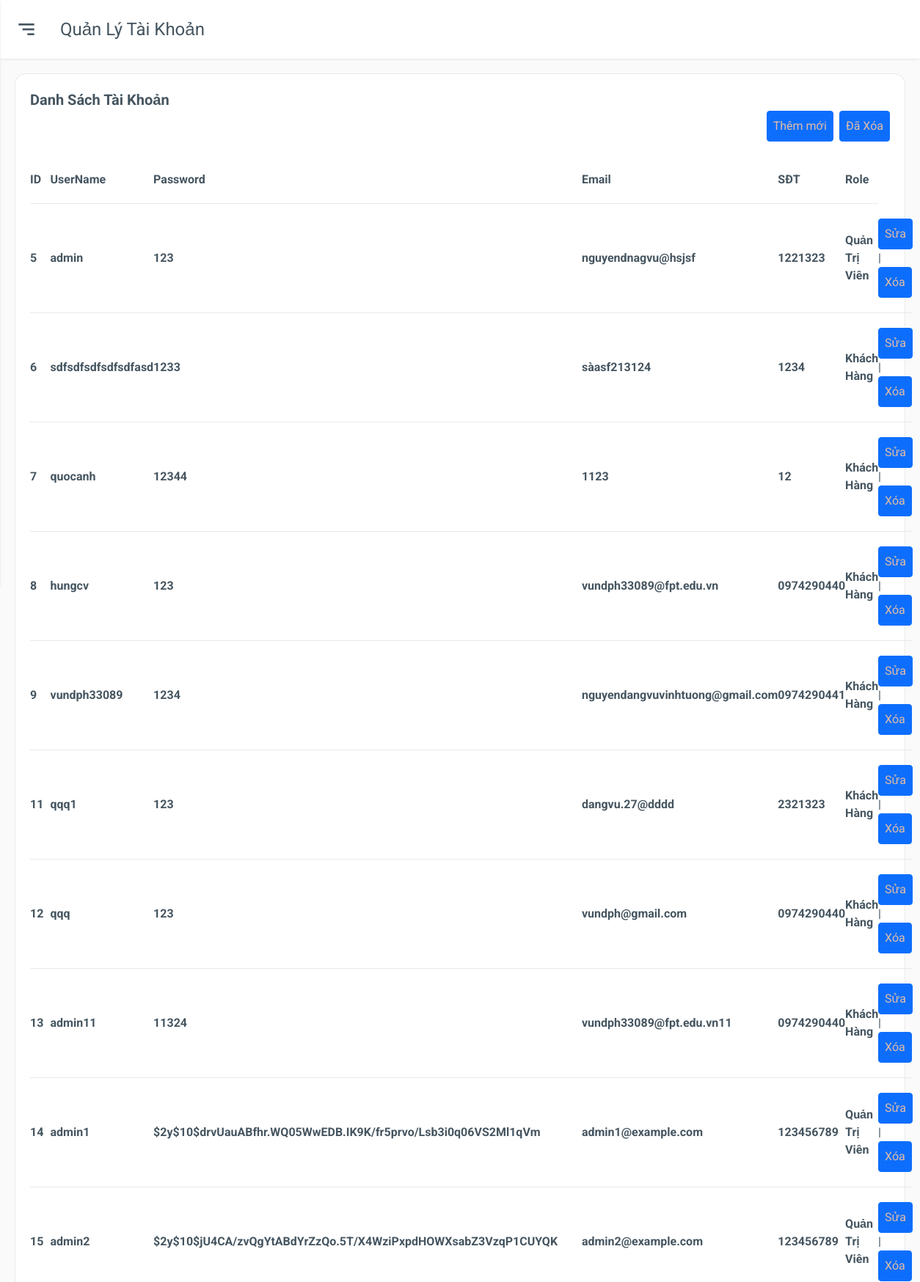
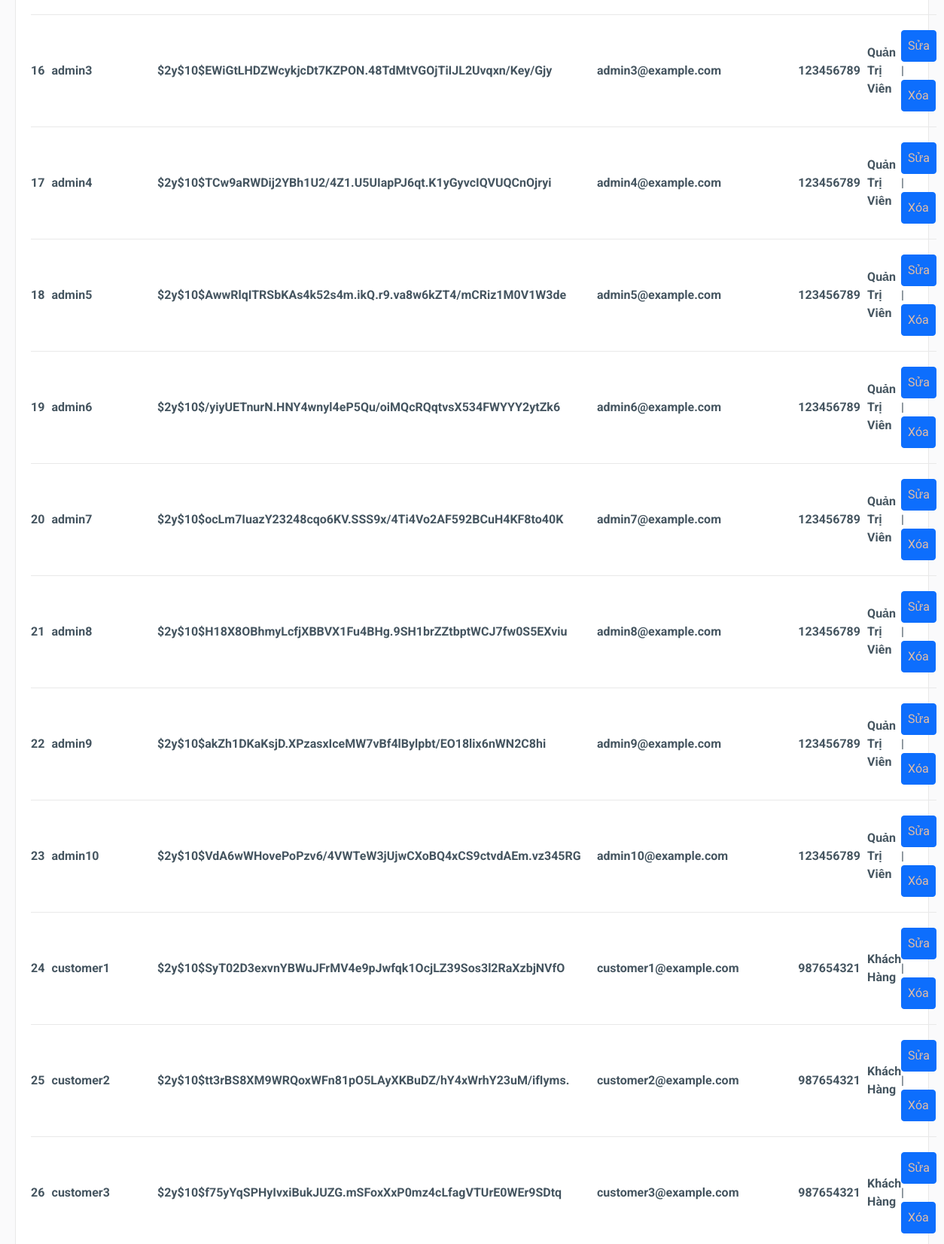
The page /admin/index.php?act=listtk (signed in, upper part) on the database its author committed (2 pictures, top to bottom).
### tables this page shows
CREATE TABLE `taikhoan` (
  `id_TK` int(11) NOT NULL,
  `userName` varchar(299) NOT NULL,
  `pass` varchar(299) NOT NULL,
  `email` varchar(255) NOT NULL,
  `SDT` varchar(20) NOT NULL,
  `role` tinyint(4) NOT NULL DEFAULT 2,
  `active` int(11) NOT NULL DEFAULT 1
);

CREATE TABLE `vaitro` (
  `id_role` tinyint(4) NOT NULL,
  `ten_role` varchar(255) NOT NULL
);

### model/pdo.php (called while the page is built, shortened)
<?php
function pdo_get_connection(){
    $dburl = "mysql:host=localhost;dbname=duan1;charset=utf8";
    $username = 'root';
    $password = '';
    $conn = new PDO($dburl, $username, $password);
    $conn->setAttribute(PDO::ATTR_ERRMODE, PDO::ERRMODE_EXCEPTION);
    return $conn;
}
function pdo_query($sql){
    $sql_args = array_slice(func_get_args(), 1);
    try{
        $conn = pdo_get_connection();
        $stmt = $conn->prepare($sql);
        $stmt->execute($sql_args);
        $rows = $stmt->fetchAll();
        return $rows;
    }
    catch(PDOException $e){
        throw $e;
    }
    finally{
        unset($conn);
    }
}
function pdo_query_one($sql){
    $sql_args = array_slice(func_get_args(), 1);
    try{
        $conn = pdo_get_connection();
        $stmt = $conn->prepare($sql);
        $stmt->execute($sql_args);
        $row = $stmt->fetch(PDO::FETCH_ASSOC);
        return $row;
    }
    catch(PDOException $e){
        throw $e;
    }
    finally{
        unset($conn);
    }
}

### model/taikhoan.php (called while the page is built, shortened)
<?php
    function loadall_tk(){
        $sql = "SELECT * FROM taikhoan WHERE active = '1'";
        $result = pdo_query($sql);
        return $result;
    }
?>

### model/role.php (called while the page is built, shortened)
<?php
    function loadten_role($role){
        $sql ="select * from vaitro where id_role = '$role'";
        $sp = pdo_query_one($sql);
        $list = $sp['ten_role'];
        return $list;
    }
?>

### admin/taikhoan/list.php (the view)
<div class="main">
        <div class="main-header">
            <div class="mobile-toggle" id="mobile-toggle">
                <i class='bx bx-menu-alt-right'></i>
            </div>
            <div class="main-title">
            Quản lý Tài Khoản
            </div>
        </div>
        <div class="main-content">
            <div class="row">
                <div class="col-12">
                    <div class="box">
                        <div class="box-header">
                           Danh sách tài khoản
                        </div>
                        <div class="d-grid gap-2 d-md-flex justify-content-md-end">
                        <a href="index.php?act=addtk"><input type="submit" value="Thêm mới" class="btn btn-primary"></a>
                        <a href="index.php?act=listxoatk"><input type="submit" value="Đã Xóa" class="btn btn-primary"></a>
                        </div>
                        <div class="box-body">
                            <table>
                                <thead>
                                    <tr>
                                        <th>ID</th>
                                        <th>UserName</th>
                                        <th>Password</th>
                                        <th>Email</th>
                                        <th>SĐT</th>
                                        <th>Role</th>
                                    </tr>
                                </thead>
                                <tbody>
                                    <?php
                                        foreach ($listtk as $key) {
                                            extract($key);
                                            $vaitro = loadten_role($role);
                                            echo'<tr>
                                                  <th>'.$id_TK.'</th>
                                                  <th>'.$userName.'</th>
                                                  <th>'.$pass.'</th>
                                                  <th>'.$email.'</th>
                                                  <th>'.$SDT.'</th>
                                                  <th>'.$vaitro.'</th>
                                                <td><a href="index.php?act=suatk&id='.$id_TK.'"><input type="submit" value="Sửa" class="btn btn-primary"></a> | <a href="index.php?act=xoatk&id='.$id_TK.'"><input type="submit" value="Xóa" class="btn btn-primary"></a></td>
                                            </tr>';
                                        }
                                    ?>
                                </tbody>
                            </table>
                        </div>
                    </div>
                </div>
            </div>
        </div>
    </div>

### css/grid.css (style rules this page uses)
.row { display: flex; flex-wrap: wrap; margin: 0 -15px; }
[class*="col-"] { padding: 0 15px; margin-bottom: 20px; }
.col-12 { width: 100%; }

### css/css_das.css (style rules this page uses)
:root { --body-bg: #fafafb; --box-bg: #ffffff; --main-color: rgba(255, 199, 153, 0.877); --text-color: #455560; --text-second-color: #72849ab3; --border-color: #e9e9e9; --menu-item-active-bg: rgba(62, 121, 247, 0.1); --box-border-radius: 15px; --sidebar-size: 300px; --sidebar-logo-img-size: 70px; --sidebar-logo-size: 80px; --profile-image-size: 45px; --main-header-height: 80px; --shadow: 0 1px 4px -1px rgb(0 0 0 / 15%); --darkmode-toggle-size: 20px; }
* { padding: 0; margin: 0; box-sizing: border-box; }
body { font-family: "Roboto", sans-serif; background-color: var(--body-bg); color: var(--text-color); position: relative; }
a { text-decoration: none; color: unset; display: inline-block; }
.btn { display: grid; place-items: center; cursor: pointer; color: var(--main-color); padding: 0.5rem; border-radius: 0.25rem; }
.main { padding-left: var(--sidebar-size); }
.main-header { height: var(--main-header-height); display: flex; align-items: center; padding: 20px; background-color: var(--box-bg); box-shadow: var(--shadow); }
.mobile-toggle { display: none; }
.main-title { text-transform: capitalize; font-size: 1.5rem; }
.main-content { padding: 20px; }
.box { background-color: var(--box-bg); padding: 20px; border: 0.5px solid var(--border-color); border-radius: var(--box-border-radius); }
.box-header { text-transform: capitalize; font-size: 1.25rem; font-weight: 700; }
.box-body { padding: 20px 0; }
table { width: 100%; min-width: 1000px; }
table thead tr { text-align: left; }
table th, table td { padding: 20px 0; border-bottom: 1px solid var(--border-color); }
@media only screen and (max-width: 1280px) { .main { padding-left: 0; } }
@media only screen and (max-width: 1280px) { .mobile-toggle, .sidebar-close { display: grid; place-items: center; font-size: 2rem; margin-right: 30px; cursor: pointer; } }

### rows shown on the page
taikhoan: id_TK "5", userName "admin", pass "123", email "nguyendnagvu@hsjsf", SDT "1221323", role.ten_role "Quản Trị Viên"
taikhoan: id_TK "6", userName "sdfsdfsdfsdfsdfasd", pass "1233", email "sàasf213124", SDT "1234", role.ten_role "Khách Hàng"
taikhoan: id_TK "7", userName "quocanh", pass "12344", email "1123", SDT "12", role.ten_role "Khách Hàng"
taikhoan: id_TK "8", userName "hungcv", pass "123", email "vundph33089@fpt.edu.vn", SDT "0974290440", role.ten_role "Khách Hàng"
taikhoan: id_TK "9", userName "vundph33089", pass "1234", email "nguyendangvuvinhtuong@gmail.com", SDT "0974290441", role.ten_role "Khách Hàng"
taikhoan: id_TK "11", userName "qqq1", pass "123", email "dangvu.27@dddd", SDT "2321323", role.ten_role "Khách Hàng"
taikhoan: id_TK "12", userName "qqq", pass "123", email "vundph@gmail.com", SDT "0974290440", role.ten_role "Khách Hàng"
taikhoan: id_TK "13", userName "admin11", pass "11324", email "vundph33089@fpt.edu.vn11", SDT "0974290440", role.ten_role "Khách Hàng"
taikhoan: id_TK "14", userName "admin1", pass "$2y$10$drvUauABfhr.WQ05WwEDB.IK9K/fr5prvo/Lsb3i0q06VS2Ml1qVm", email "admin1@example.com", SDT "123456789", role.ten_role "Quản Trị Viên"
taikhoan: id_TK "15", userName "admin2", pass "$2y$10$jU4CA/zvQgYtABdYrZzQo.5T/X4WziPxpdHOWXsabZ3VzqP1CUYQK", email "admin2@example.com", SDT "123456789", role.ten_role "Quản Trị Viên"
taikhoan: id_TK "16", userName "admin3", pass "$2y$10$EWiGtLHDZWcykjcDt7KZPON.48TdMtVGOjTiIJL2Uvqxn/Key/Gjy", email "admin3@example.com", SDT "123456789", role.ten_role "Quản Trị Viên"
taikhoan: id_TK "17", userName "admin4", pass "$2y$10$TCw9aRWDij2YBh1U2/4Z1.U5UIapPJ6qt.K1yGyvcIQVUQCnOjryi", email "admin4@example.com", SDT "123456789", role.ten_role "Quản Trị Viên"
taikhoan: id_TK "18", userName "admin5", pass "$2y$10$AwwRlqITRSbKAs4k52s4m.ikQ.r9.va8w6kZT4/mCRiz1M0V1W3de", email "admin5@example.com", SDT "123456789", role.ten_role "Quản Trị Viên"
taikhoan: id_TK "19", userName "admin6", pass "$2y$10$/yiyUETnurN.HNY4wnyl4eP5Qu/oiMQcRQqtvsX534FWYYY2ytZk6", email "admin6@example.com", SDT "123456789", role.ten_role "Quản Trị Viên"
taikhoan: id_TK "20", userName "admin7", pass "$2y$10$ocLm7IuazY23248cqo6KV.SSS9x/4Ti4Vo2AF592BCuH4KF8to40K", email "admin7@example.com", SDT "123456789", role.ten_role "Quản Trị Viên"
taikhoan: id_TK "21", userName "admin8", pass "$2y$10$H18X8OBhmyLcfjXBBVX1Fu4BHg.9SH1brZZtbptWCJ7fw0S5EXviu", email "admin8@example.com", SDT "123456789", role.ten_role "Quản Trị Viên"
taikhoan: id_TK "22", userName "admin9", pass "$2y$10$akZh1DKaKsjD.XPzasxIceMW7vBf4lBylpbt/EO18lix6nWN2C8hi", email "admin9@example.com", SDT "123456789", role.ten_role "Quản Trị Viên"
taikhoan: id_TK "23", userName "admin10", pass "$2y$10$VdA6wWHovePoPzv6/4VWTeW3jUjwCXoBQ4xCS9ctvdAEm.vz345RG", email "admin10@example.com", SDT "123456789", role.ten_role "Quản Trị Viên"
taikhoan: id_TK "24", userName "customer1", pass "$2y$10$SyT02D3exvnYBWuJFrMV4e9pJwfqk1OcjLZ39Sos3l2RaXzbjNVfO", email "customer1@example.com", SDT "987654321", role.ten_role "Khách Hàng"
taikhoan: id_TK "25", userName "customer2", pass "$2y$10$tt3rBS8XM9WRQoxWFn81pO5LAyXKBuDZ/hY4xWrhY23uM/ifIyms.", email "customer2@example.com", SDT "987654321", role.ten_role "Khách Hàng"
taikhoan: id_TK "26", userName "customer3", pass "$2y$10$f75yYqSPHyIvxiBukJUZG.mSFoxXxP0mz4cLfagVTUrE0WEr9SDtq", email "customer3@example.com", SDT "987654321", role.ten_role "Khách Hàng"
